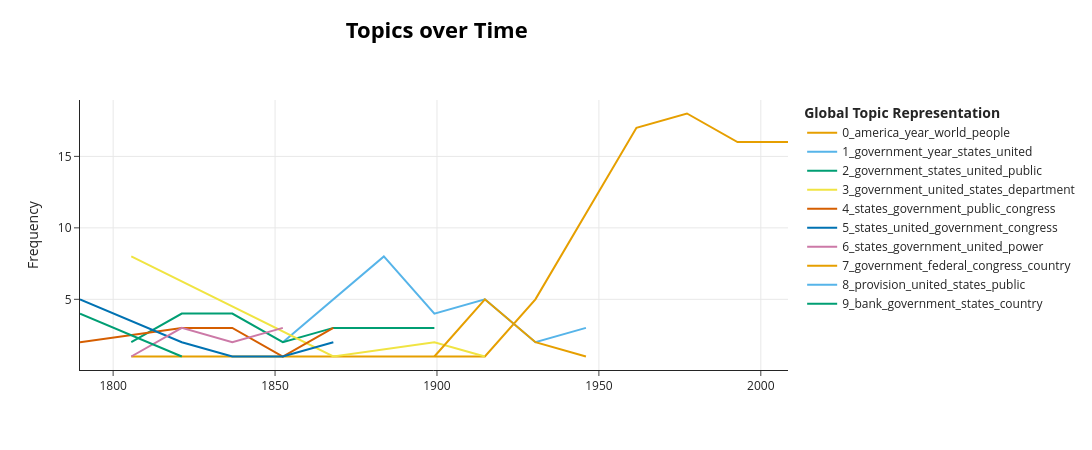

Here is the notebook cell this chart was saved with:
### Code cell
TOP_N_TOPICS = 10

step07_topic_model.visualize_topics_over_time(topics_over_time, top_n_topics=TOP_N_TOPICS)

### Figure 1 — Plotly figure (JSON) as saved in the notebook; plotly's stock layout.template omitted (floating-point values rounded to 4 significant figures)
{"data": [{"hoverinfo": "text", "hovertext": ["<b>Topic 0</b><br>Words: public, peace, establishment, national, congress", "<b>Topic 0</b><br>Words: people, work, nation, american, great", "<b>Topic 0</b><br>Words: government, people, need, nation, world", "<b>Topic 0</b><br>Words: world, nation, people, year, american", "<b>Topic 0</b><br>Words: world, nation, year, people, program", "<b>Topic 0</b><br>Words: year, america, world, nation, people", "<b>Topic 0</b><br>Words: america, world, year, people, american", "<b>Topic 0</b><br>Words: america, year, people, work, child", "<b>Topic 0</b><br>Words: america, year, american, people, work"], "marker": {"color": "#E69F00"}, "mode": "lines", "name": "0_america_year_world_people", "type": "scatter", "x": [1806.0, 1899.0, 1915.0, 1930.0, 1946.0, 1962.0, 1977.0, 1993.0, 2008.0], "y": [1, 1, 1, 5, 11, 17, 18, 16, 16]}, {"hoverinfo": "text", "hovertext": ["<b>Topic 1</b><br>Words: states, government, united, right, great", "<b>Topic 1</b><br>Words: government, year, states, united, increase", "<b>Topic 1</b><br>Words: government, states, year, united, great", "<b>Topic 1</b><br>Words: government, country, great, congress, people", "<b>Topic 1</b><br>Words: dollar, year, million, fiscal, government", "<b>Topic 1</b><br>Words: world, free, communist, year, soviet"], "marker": {"color": "#56B4E9"}, "mode": "lines", "name": "1_government_year_states_united", "type": "scatter", "x": [1852.0, 1884.0, 1899.0, 1915.0, 1930.0, 1946.0], "y": [2, 8, 4, 5, 2, 3]}, {"hoverinfo": "text", "hovertext": ["<b>Topic 2</b><br>Words: states, public, government, united, congress", "<b>Topic 2</b><br>Words: government, states, public, united, congress", "<b>Topic 2</b><br>Words: government, states, mexico, united, public", "<b>Topic 2</b><br>Words: states, government, power, united, state", "<b>Topic 2</b><br>Words: government, states, congress, united, country", "<b>Topic 2</b><br>Words: government, country, states, public, great"], "marker": {"color": "#009E73"}, "mode": "lines", "name": "2_government_states_united_public", "type": "scatter", "x": [1806.0, 1821.0, 1837.0, 1852.0, 1868.0, 1899.0], "y": [2, 4, 4, 2, 3, 3]}, {"hoverinfo": "text", "hovertext": ["<b>Topic 3</b><br>Words: states, united, government, british, great", "<b>Topic 3</b><br>Words: government, country, congress, united, treaty", "<b>Topic 3</b><br>Words: government, department, united, court, states", "<b>Topic 3</b><br>Words: government, ship, cruiser, present, great"], "marker": {"color": "#F0E442"}, "mode": "lines", "name": "3_government_united_states_department", "type": "scatter", "x": [1806.0, 1868.0, 1899.0, 1915.0], "y": [8, 1, 2, 1]}, {"hoverinfo": "text", "hovertext": ["<b>Topic 4</b><br>Words: public, vessel, citizen, shall, states", "<b>Topic 4</b><br>Words: states, public, congress, government, country", "<b>Topic 4</b><br>Words: government, public, states, country, congress", "<b>Topic 4</b><br>Words: congress, states, government, power, year", "<b>Topic 4</b><br>Words: states, government, public, congress, year"], "marker": {"color": "#D55E00"}, "mode": "lines", "name": "4_states_government_public_congress", "type": "scatter", "x": [1790.0, 1821.0, 1837.0, 1852.0, 1868.0], "y": [2, 3, 3, 1, 3]}, {"hoverinfo": "text", "hovertext": ["<b>Topic 5</b><br>Words: states, united, citizen, congress, government", "<b>Topic 5</b><br>Words: states, united, government, congress, treaty", "<b>Topic 5</b><br>Words: states, congress, united, government, treaty", "<b>Topic 5</b><br>Words: states, government, united, congress, citizen", "<b>Topic 5</b><br>Words: states, united, government, congress, citizen"], "marker": {"color": "#0072B2"}, "mode": "lines", "name": "5_states_united_government_congress", "type": "scatter", "x": [1790.0, 1821.0, 1837.0, 1852.0, 1868.0], "y": [5, 2, 1, 1, 2]}, {"hoverinfo": "text", "hovertext": ["<b>Topic 6</b><br>Words: states, united, power, vessel, article", "<b>Topic 6</b><br>Words: states, government, great, united, power", "<b>Topic 6</b><br>Words: mexico, states, government, united, country", "<b>Topic 6</b><br>Words: states, government, united, power, public"], "marker": {"color": "#CC79A7"}, "mode": "lines", "name": "6_states_government_united_power", "type": "scatter", "x": [1806.0, 1821.0, 1837.0, 1852.0], "y": [1, 3, 2, 3]}, {"hoverinfo": "text", "hovertext": ["<b>Topic 7</b><br>Words: government, work, nation, great, congress", "<b>Topic 7</b><br>Words: government, federal, congress, country, public", "<b>Topic 7</b><br>Words: federal, bank, government, economic, credit", "<b>Topic 7</b><br>Words: world, nation, congress, government, security"], "marker": {"color": "#E69F00"}, "mode": "lines", "name": "7_government_federal_congress_country", "type": "scatter", "x": [1899.0, 1915.0, 1930.0, 1946.0], "y": [1, 5, 2, 1]}, {"hoverinfo": "text", "hovertext": ["<b>Topic 8</b><br>Words: provision, united, states, public, object"], "marker": {"color": "#56B4E9"}, "mode": "lines", "name": "8_provision_united_states_public", "type": "scatter", "x": [1790.0], "y": [6]}, {"hoverinfo": "text", "hovertext": ["<b>Topic 9</b><br>Words: measure, public, object, regard, country", "<b>Topic 9</b><br>Words: bank, government, states, country, deposit"], "marker": {"color": "#009E73"}, "mode": "lines", "name": "9_bank_government_states_country", "type": "scatter", "x": [1790.0, 1821.0], "y": [4, 1]}], "layout": {"height": 450, "hoverlabel": {"bgcolor": "white", "font": {"family": "Rockwell", "size": 16}}, "legend": {"title": {"text": "<b>Global Topic Representation"}}, "title": {"font": {"color": "Black", "size": 22}, "text": "<b>Topics over Time</b>", "x": 0.4, "xanchor": "center", "y": 0.95, "yanchor": "top"}, "width": 1250, "xaxis": {"showgrid": true}, "yaxis": {"showgrid": true, "title": {"text": "Frequency"}}}}
